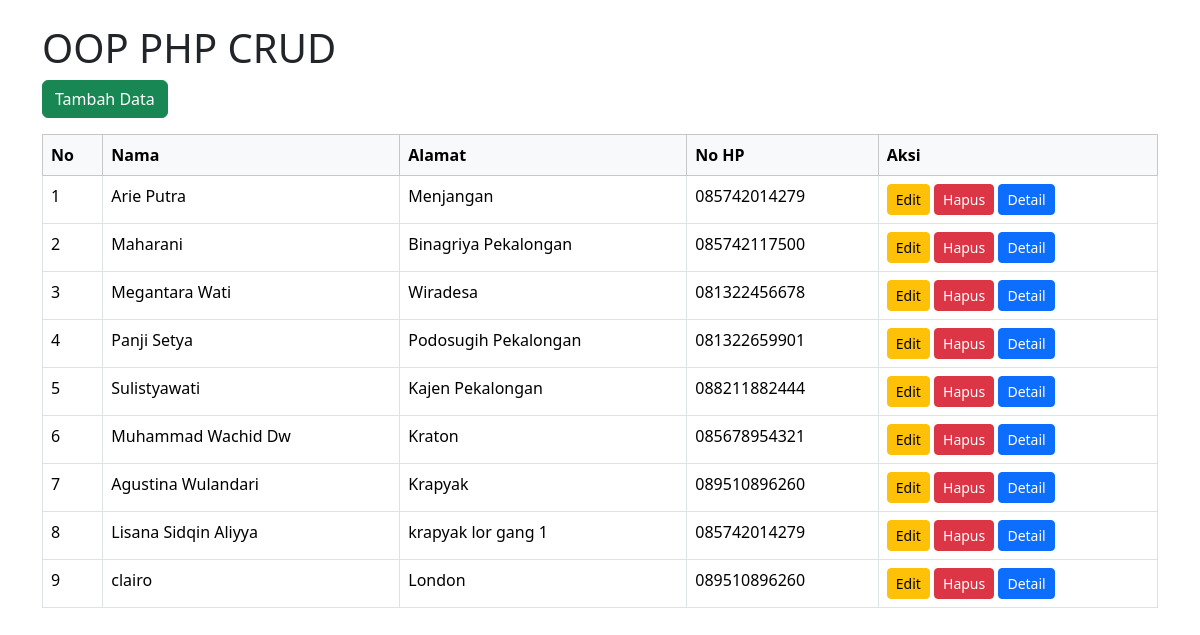
The page / on the database its author committed.
### tables this page shows
CREATE TABLE `tb_users` (
  `id` int(10) NOT NULL,
  `nama` varchar(255) NOT NULL,
  `alamat` varchar(255) NOT NULL,
  `nohp` char(13) NOT NULL,
  `foto` blob NOT NULL,
  `jenis_kelamin` enum('Perempuan','Laki-laki') NOT NULL,
  `email` varchar(50) NOT NULL,
  `alamat_lngkp` varchar(255) NOT NULL
);

### index.php (the view, shortened to what this page needs)
<?php
$servername = "localhost";
$username = "root";
$password = "";
$dbname = "db_php";
$conn = new mysqli($servername, $username, $password, $dbname);
$sql = "SELECT * FROM tb_users";
$result = $conn->query($sql);
?>
<!doctype html>
<html lang="en">
<head>
    <link href="https://cdn.jsdelivr.net/npm/bootstrap@5.3.3/dist/css/bootstrap.min.css" rel="stylesheet">
</head>
<body>
<div class="container mt-4">
    <h1>OOP PHP CRUD</h1>
    <a href="input.php" class="btn btn-success mb-3">Tambah Data</a>
    <table class="table table-bordered">
        <thead class="table-light">
            <tr>
                <th>No</th>
                <th>Nama</th>
                <th>Alamat</th>
                <th>No HP</th>
                <th>Aksi</th>
            </tr>
        </thead>
        <tbody>
        <?php
        if ($result->num_rows > 0) {
            $no = 1;
            while($row = $result->fetch_assoc()) {
                echo "<tr>";
                echo "<td>" . $no++ . "</td>";
                echo "<td>" . $row['nama'] . "</td>";
                echo "<td>" . $row['alamat'] . "</td>";
                echo "<td>" . $row['nohp'] . "</td>";
                echo "<td>
                        <a href='edit.php?id=" . $row['id'] . "' class='btn btn-warning btn-sm'>Edit</a>
                        <a href='hapus.php?id=" . $row['id'] . "' class='btn btn-danger btn-sm' onclick='return confirm(\"Yakin ingin menghapus data ini?\")'>Hapus</a>
                        <a href='detail.php?id=" . $row['id'] . "' class='btn btn-primary btn-sm'>Detail</a>
                      </td>";
                echo "</tr>";
            }
        } else {
            echo "<tr><td colspan='7'>Tidak ada data</td></tr>";
        }
        ?>
        </tbody>
    </table>
</div>
</body>
</html>

### rows shown on the page
tb_users: nama "Arie Putra", alamat "Menjangan", nohp "085742014279"
tb_users: nama "Maharani", alamat "Binagriya Pekalongan", nohp "085742117500"
tb_users: nama "Megantara Wati", alamat "Wiradesa", nohp "081322456678"
tb_users: nama "Panji Setya", alamat "Podosugih Pekalongan", nohp "081322659901"
tb_users: nama "Sulistyawati", alamat "Kajen Pekalongan", nohp "088211882444"
tb_users: nama "Muhammad Wachid Dw", alamat "Kraton", nohp "085678954321"
tb_users: nama "Agustina Wulandari", alamat "Krapyak", nohp "089510896260"
tb_users: nama "Lisana Sidqin Aliyya", alamat "krapyak lor gang 1", nohp "085742014279"
tb_users: nama "clairo", alamat "London", nohp "089510896260"
